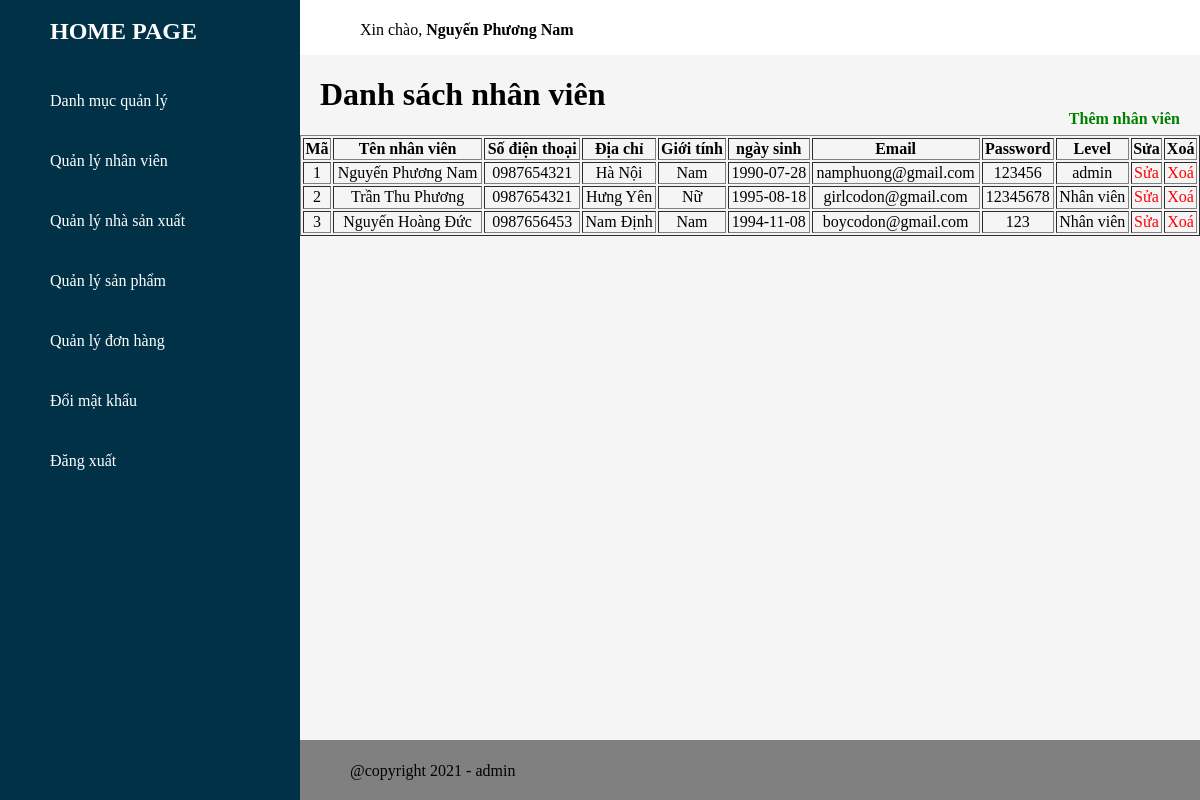
The app's page /admin/staff/index.php (signed in), older data.
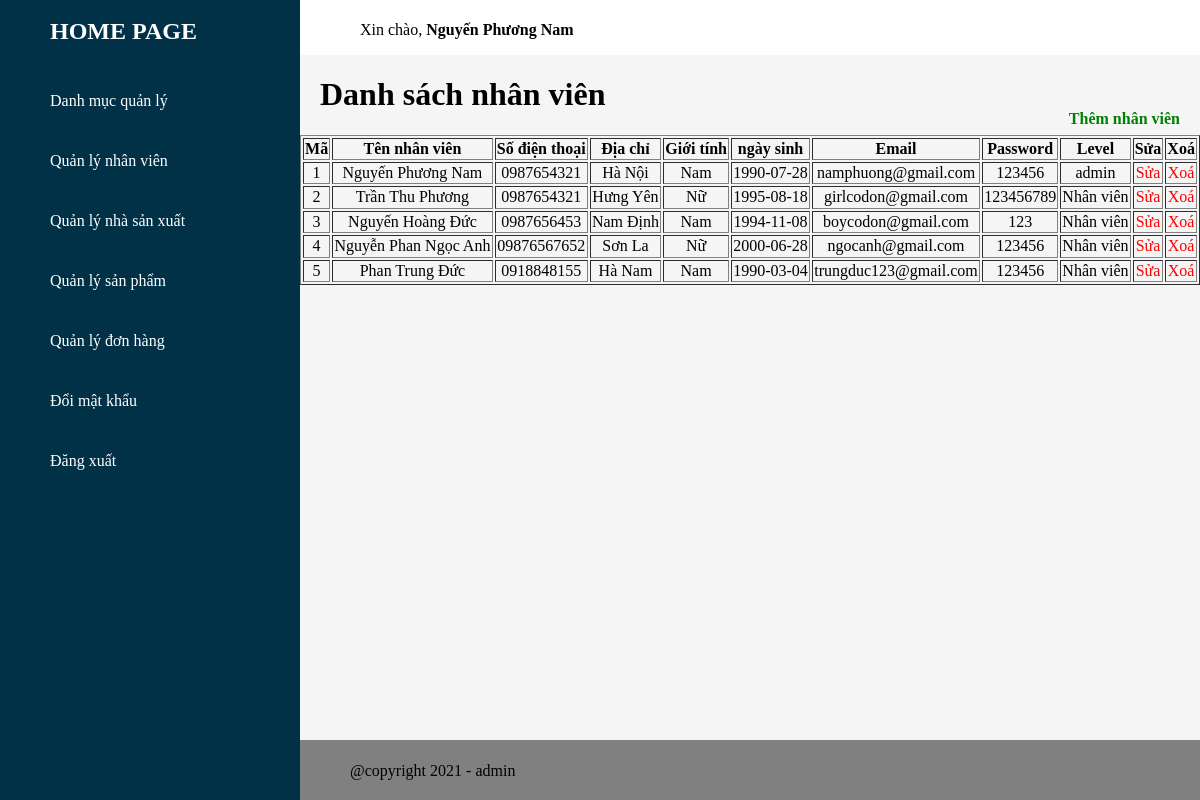
The same page, newer data.
### tables this page shows
CREATE TABLE `staff` (
  `id` int(11) NOT NULL,
  `name` varchar(30) NOT NULL,
  `phone_number` varchar(13) NOT NULL,
  `address` varchar(100) NOT NULL,
  `gender` varchar(10) NOT NULL,
  `date` date NOT NULL,
  `email` varchar(50) NOT NULL,
  `password` varchar(255) NOT NULL,
  `level` int(5) NOT NULL
);

### admin/staff/index.php (the view, shortened to what this page needs)
<?php require '../header_admin.php' ?>
			<div class="details">
				<div class="recentOrder">
					<div class="table_header">
						<?php
							require '../db/connect.php';
							$sql = "select * from staff";
							$result = mysqli_query($connect,$sql);
						?>
						<h1>Danh sách nhân viên</h1>
						<a href="form_insert.php">
							<b>
								Thêm nhân viên
							</b>
						</a>
					</div>
					<table class="table_values" width="100%" border="1">
						<tr>
							<th>Mã</th>
							<th>Tên nhân viên</th>
							<th>Số điện thoại</th>
							<th>Địa chỉ</th>
							<th>Giới tính</th>
							<th>ngày sinh</th>
							<th>Email</th>
							<th>Password</th>
							<th>Level</th>
							<th>Sửa</th>
							<th>Xoá</th>
						</tr>
						<?php foreach ($result as $each): ?>
							<tr class="table_tr">
								<td><?php echo $each['id'] ?></td>
								<td><?php echo $each['name'] ?></td>
								<td><?php echo $each['phone_number'] ?></td>
								<td><?php echo $each['address'] ?></td>
								<td><?php echo $each['gender'] ?></td>
								<td><?php echo $each['date'] ?></td>
								<td><?php echo $each['email'] ?></td>
								<td><?php echo $each['password'] ?></td>
								<td>
									<?php
										if($each['level'] == 1) {
											echo 'admin';
										}elseif($each['level'] == 0) {
											echo 'Nhân viên';
										}
									?>
								</td>
								<td>
									<a class="table_update" href="form_update.php?id=<?php echo $each['id'] ?>">Sửa</a>
								</td>
								<td>
									<a class="table_update" onclick="return confirm('bạn chắc chắn xoá nhân viên này chứ ?')" href="delete.php?id=<?php echo $each['id'] ?>">Xoá</a>
								</td>
							</tr>
						<?php endforeach ?>
					</table>
				</div>
			</div>
			<?php require '../footer.php' ?>

Row changes from the older to the newer data that the page shows:
changed staff "Trần Thu Phương": password "12345678" → "123456789"
added staff: id "4", name "Nguyễn Phan Ngọc Anh", phone_number "09876567652", address "Sơn La", gender "Nữ", date "2000-06-28", email "ngocanh@gmail.com", password "123456", level "Nhân viên"
added staff: id "5", name "Phan Trung Đức", phone_number "0918848155", address "Hà Nam", gender "Nam", date "1990-03-04", email "trungduc123@gmail.com", password "123456", level "Nhân viên"
